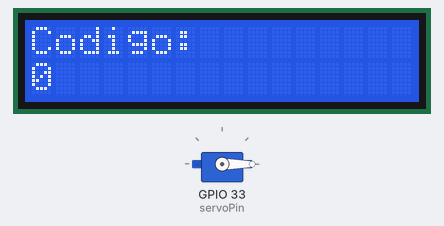
The sketch below on a simulated ESP32. On the bench: 16×2 character LCD, servo.

Above: at 0.1 s.
At 2.1 s:
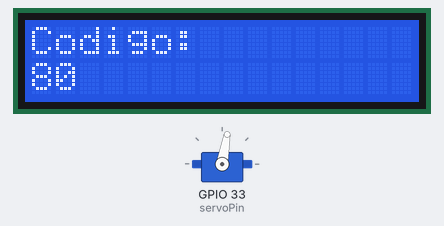
At 4.7 s:
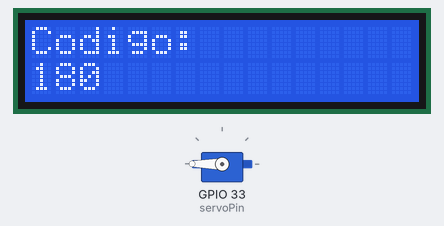
At 10.7 s:
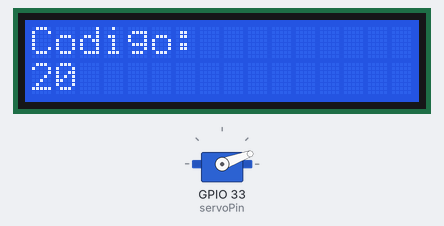
Timing chart, 0 to 40.0 s (numbered marks = the images above):
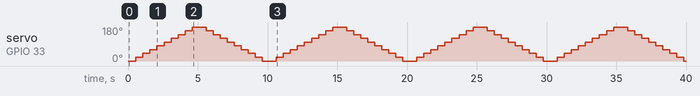

The sketch:

servos_pantalla.ino
```cpp
#include <ESP32Servo.h>
#include <LiquidCrystal.h>
 //Configuración de la pantalla LCD (RS,EN,D4,D5,D6,D7)
 LiquidCrystal My_LCD(13,12,14,27,26,25);
static const int servoPin = 33;
Servo servo;

void setup() {
  Serial.begin(115200);
  My_LCD.begin(16,2);
  My_LCD.clear();
  My_LCD.print("Grados:");
  My_LCD.setCursor(0,1);
  servo.attach(servoPin);
}

void loop() {
  for(int posDegress = 0; posDegress <= 180; posDegress += 20){
    servo.write(posDegress);
    My_LCD.clear();
    My_LCD.setCursor(0,0);
    My_LCD.print("Codigo:");
    My_LCD.setCursor(0,1);
    My_LCD.print(posDegress);
    delay(500);
    }

    for(int posDegress = 180; posDegress >= 0; posDegress -= 20){
    servo.write(posDegress);
    My_LCD.clear();
    My_LCD.setCursor(0,0);
    My_LCD.print("Codigo:");
    My_LCD.setCursor(0,1);
    My_LCD.print(posDegress);
    delay(500);
    }
}
```

Measured:
- by itself, servo on GPIO 33 (servoPin): repeats every 10.1 s: 40° 0.50 s, 60° 0.50 s, 80° 0.50 s, 100° 0.50 s, 120° 0.50 s, 140° 0.50 s, 160° 0.50 s, 180° 1.0 s, 160° 0.50 s, 140° 0.50 s, 120° 0.50 s, 100° 0.50 s, 80° 0.50 s, 60° 0.50 s, 40° 0.50 s, 20° 0.50 s, 0° 1.0 s, 20° 0.50 s
- what the display in image 1 shows lasts 0.5 s, from 2.1 s to 2.6 s
